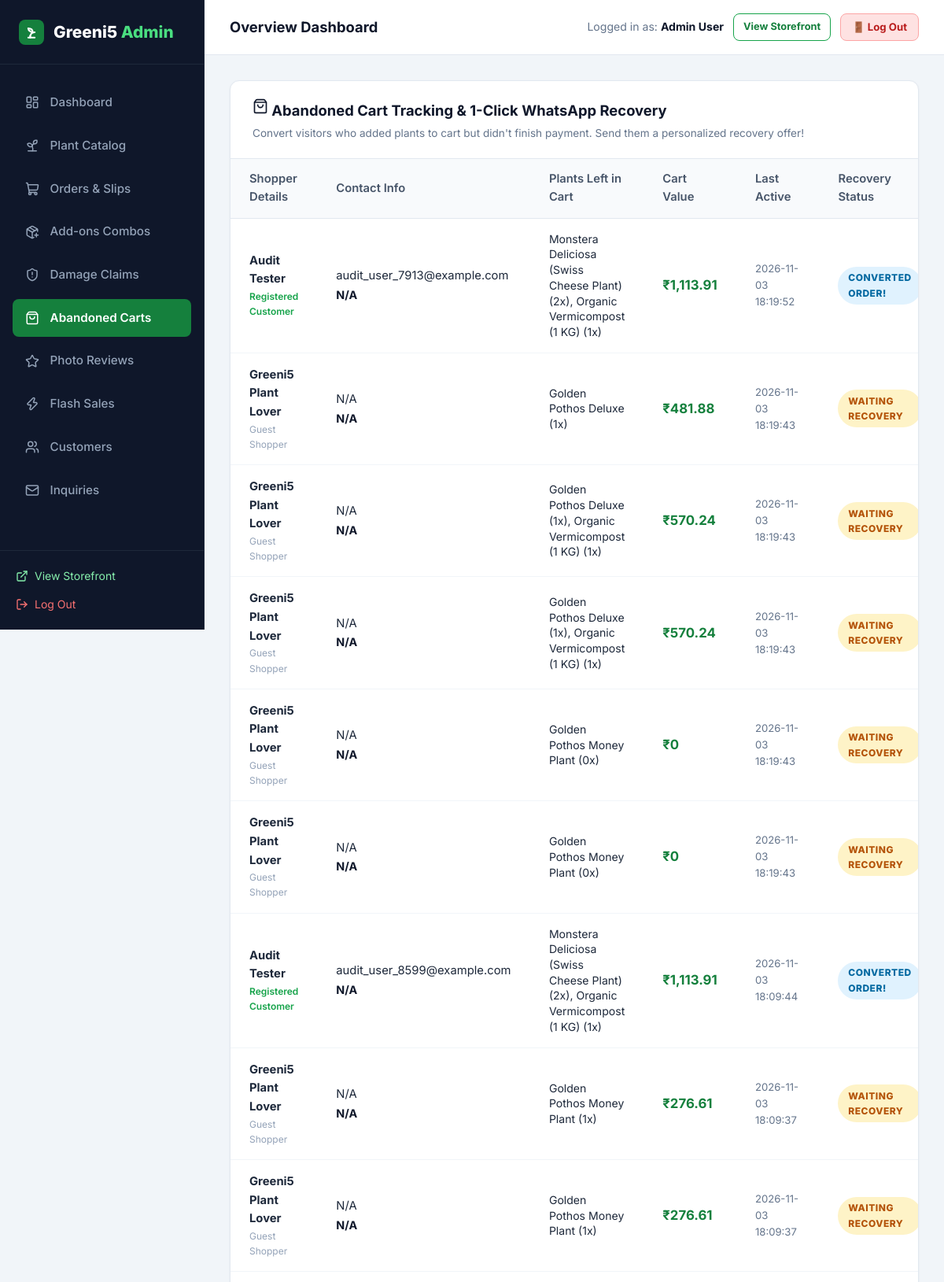
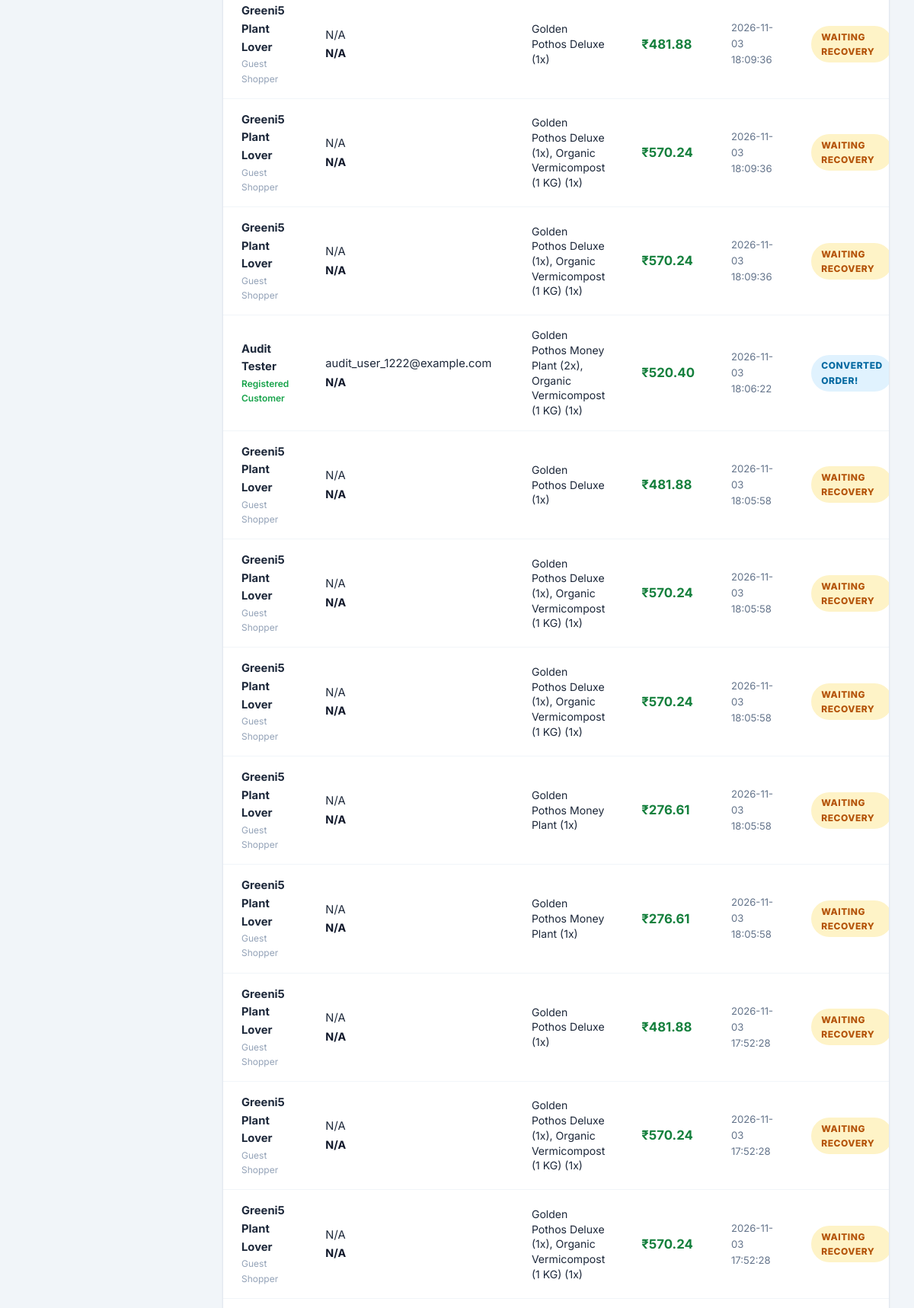
Screenshot of /admin/abandoned-carts (signed in, upper part) with the database file from the repository (2 pictures, top to bottom).
### tables this page shows
CREATE TABLE users (
    id INTEGER PRIMARY KEY AUTOINCREMENT,
    name TEXT NOT NULL,
    email TEXT UNIQUE NOT NULL,
    password_hash TEXT NOT NULL,
    role TEXT NOT NULL DEFAULT 'customer',
    phone TEXT,
    created_at TIMESTAMP DEFAULT CURRENT_TIMESTAMP
);

CREATE TABLE abandoned_carts (
        id INTEGER PRIMARY KEY AUTOINCREMENT,
        user_id INTEGER,
        customer_name TEXT,
        email TEXT,
        phone TEXT,
        cart_items_json TEXT NOT NULL,
        total_amount REAL NOT NULL,
        recovered INTEGER DEFAULT 0,
        created_at TIMESTAMP DEFAULT CURRENT_TIMESTAMP,
        updated_at TIMESTAMP DEFAULT CURRENT_TIMESTAMP,
        FOREIGN KEY (user_id) REFERENCES users(id) ON DELETE SET NULL
    );

### app.py (the view)
@app.route('/admin/abandoned-carts')
@admin_required
def admin_abandoned_carts():
    carts_raw = query_db('SELECT * FROM abandoned_carts ORDER BY updated_at DESC')
    carts = []
    for c in carts_raw:
        item_list = []
        try:
            items = json.loads(c['cart_items_json'])
            if isinstance(items, list):
                item_list = [f"{it.get('name', 'Plant')} ({it.get('qty', 1)}x)" for it in items]
            else:
                item_list = [str(c['cart_items_json'])]
        except Exception:
            item_list = [str(c['cart_items_json'])]
        carts.append({
            'id': c['id'],
            'user_id': c['user_id'],
            'customer_name': c['customer_name'],
            'email': c['email'],
            'phone': c['phone'],
            'items_summary': ", ".join(item_list),
            'total_amount': c['total_amount'],
            'recovered': c['recovered'],
            'updated_at': c['updated_at']
        })
    return render_template('admin/abandoned_carts.html', carts=carts)

### app.py (called while the page is built)
@app.after_request
def add_cache_control_headers(response):
    if response.content_type and 'text/html' in response.content_type:
        response.headers['Cache-Control'] = 'no-cache, no-store, must-revalidate, max-age=0'
        response.headers['Pragma'] = 'no-cache'
        response.headers['Expires'] = '0'
    return response

@app.template_filter('currency')
def currency_filter(amount):
    try:
        val = float(amount)
        return f"₹{val:,.2f}".rstrip('0').rstrip('.') if val % 1 == 0 else f"₹{val:,.2f}"
    except (ValueError, TypeError):
        return f"₹{amount}"

def admin_required(f):
    @wraps(f)
    def decorated_function(*args, **kwargs):
        if 'user_id' not in session:
            flash('Admin authentication required.', 'warning')
            return redirect(url_for('login', next=request.full_path.rstrip('?')))
        user = query_db('SELECT role FROM users WHERE id = ?', (session['user_id'],), one=True)
        if not user or user['role'] != 'admin':
            flash('Access denied. Administrator privileges required.', 'danger')
            return redirect(url_for('index'))
        return f(*args, **kwargs)
    return decorated_function

### database.py (called while the page is built)
def get_db():
    db = getattr(g, '_database', None)
    if db is None:
        db = g._database = sqlite3.connect(DATABASE)
        db.row_factory = sqlite3.Row
        db.execute('PRAGMA foreign_keys = ON;')
    return db

def query_db(query, args=(), one=False):
    cur = get_db().execute(query, args)
    rv = cur.fetchall()
    cur.close()
    return (rv[0] if rv else None) if one else rv

### templates/admin/abandoned_carts.html (shortened to what this page needs)
{% extends "admin/base_admin.html" %}
{% block admin_content %}
<div class="admin-card">
  <div class="admin-card-header" style="flex-wrap: wrap; gap: 1rem;">
    <div>
      <h3 class="admin-card-title"><i data-lucide="shopping-bag" style="width: 20px;"></i> Abandoned Cart Tracking & 1-Click WhatsApp Recovery</h3>
      <p style="font-size: 0.85rem; color: #64748b; margin-top: 4px;">Convert visitors who added plants to cart but didn't finish payment. Send them a personalized recovery offer!</p>
    </div>
  </div>
  <div class="table-responsive">
    <table class="admin-table">
      <thead>
        <tr>
          <th>Shopper Details</th>
          <th>Contact Info</th>
          <th>Plants Left in Cart</th>
          <th>Cart Value</th>
          <th>Last Active</th>
          <th>Recovery Status</th>
        </tr>
      </thead>
      <tbody>
        {% for cart in carts %}
        <tr>
          <td>
            <strong>{{ cart.customer_name or 'Greeni5 Plant Lover' }}</strong>
            {% if cart.user_id %}
              <div style="font-size: 0.75rem; color: #16a34a; font-weight: 600;">Registered Customer</div>
            {% else %}
              <div style="font-size: 0.75rem; color: #94a3b8;">Guest Shopper</div>
            {% endif %}
          </td>
          <td>
            <div>{{ cart.email or 'N/A' }}</div>
            <div style="font-weight: 700; color: #0f172a; font-size: 0.9rem;">{{ cart.phone or 'N/A' }}</div>
          </td>
          <td>
            <div style="font-size: 0.88rem; max-width: 250px; line-height: 1.4;">
              {{ cart.items_summary }}
            </div>
          </td>
          <td>
            <strong style="color: #15803d; font-size: 1.05rem;">{{ cart.total_amount | currency }}</strong>
          </td>
          <td style="font-size: 0.82rem; color: #64748b;">
            {{ cart.updated_at }}
          </td>
          <td>
            {% if cart.recovered %}
              <span class="badge badge-accepted">Converted Order!</span>
            {% else %}
              <span class="badge badge-pending">Waiting Recovery</span>
            {% endif %}
          </td>
        </tr>
        {% endfor %}
      </tbody>
    </table>
  </div>
</div>
{% endblock %}

### templates/admin/base_admin.html (shortened to what this page needs)
<!DOCTYPE html>
<html lang="en">
<head>
  <link rel="stylesheet" href="{{ url_for('static', filename='css/style.css') }}?v={{ asset_version }}">
  <link rel="stylesheet" href="{{ url_for('static', filename='css/admin.css') }}?v={{ asset_version }}">
</head>
<body>
<div class="admin-layout">
  <aside class="admin-sidebar">
    <div class="admin-brand">
      <div class="leaf-icon" style="width: 32px; height: 32px; background: #15803d; border-radius: 8px; display: flex; align-items: center; justify-content: center; color: white;">
        <svg width="20" height="20" viewBox="0 0 24 24" fill="none" stroke="#ffffff" stroke-width="2.4" stroke-linecap="round" stroke-linejoin="round">
          <path d="M7 20h10"/>
          <path d="M10 20c0-4.4 2-8 7-8"/>
          <path d="M14 12c-3.5 0-6.5-2.5-7-6 4 0 7 2 7 6Z" fill="rgba(255,255,255,0.25)"/>
          <path d="M10 20v-3"/>
        </svg>
      </div>
      <div>Greeni5 <span>Admin</span></div>
    </div>
    <ul class="admin-nav">
      <li>
        <a href="{{ url_for('admin_dashboard') }}" class="{{ 'active' if request.endpoint == 'admin_dashboard' else '' }}">
          <i data-lucide="layout-dashboard" style="width: 18px;"></i> Dashboard
        </a>
      </li>
      <li>
        <a href="{{ url_for('admin_plants') }}" class="{{ 'active' if request.endpoint in ['admin_plants', 'admin_plant_add', 'admin_plant_edit'] else '' }}">
          <i data-lucide="sprout" style="width: 18px;"></i> Plant Catalog
        </a>
      </li>
      <li>
        <a href="{{ url_for('admin_orders') }}" class="{{ 'active' if request.endpoint == 'admin_orders' else '' }}">
          <i data-lucide="shopping-cart" style="width: 18px;"></i> Orders & Slips
        </a>
      </li>
      <li>
        <a href="{{ url_for('admin_addons') }}" class="{{ 'active' if request.endpoint == 'admin_addons' else '' }}">
          <i data-lucide="package-plus" style="width: 18px;"></i> Add-ons Combos
        </a>
      </li>
      <li>
        <a href="{{ url_for('admin_replacements') }}" class="{{ 'active' if request.endpoint == 'admin_replacements' else '' }}">
          <i data-lucide="shield-alert" style="width: 18px;"></i> Damage Claims
        </a>
      </li>
      <li>
        <a href="{{ url_for('admin_abandoned_carts') }}" class="{{ 'active' if request.endpoint == 'admin_abandoned_carts' else '' }}">
          <i data-lucide="shopping-bag" style="width: 18px;"></i> Abandoned Carts
        </a>
      </li>
      <li>
        <a href="{{ url_for('admin_reviews') }}" class="{{ 'active' if request.endpoint == 'admin_reviews' else '' }}">
          <i data-lucide="star" style="width: 18px;"></i> Photo Reviews
        </a>
      </li>
      <li>
        <a href="{{ url_for('admin_promotions') }}" class="{{ 'active' if request.endpoint == 'admin_promotions' else '' }}">
          <i data-lucide="zap" style="width: 18px;"></i> Flash Sales
        </a>
      </li>
      <li>
        <a href="{{ url_for('admin_customers') }}" class="{{ 'active' if request.endpoint == 'admin_customers' else '' }}">
          <i data-lucide="users" style="width: 18px;"></i> Customers
        </a>
      </li>
      <li>
        <a href="{{ url_for('admin_messages') }}" class="{{ 'active' if request.endpoint == 'admin_messages' else '' }}">
          <i data-lucide="mail" style="width: 18px;"></i> Inquiries
        </a>
      </li>
    </ul>
    <div class="admin-sidebar-footer">
      <a href="{{ url_for('index') }}" style="display: flex; align-items: center; gap: 0.5rem; color: #86efac; font-size: 0.875rem; margin-bottom: 0.75rem;">
        <i data-lucide="external-link" style="width: 16px;"></i> View Storefront
      </a>
      <a href="{{ url_for('logout') }}" style="display: flex; align-items: center; gap: 0.5rem; color: #f87171; font-size: 0.875rem;">
        <i data-lucide="log-out" style="width: 16px;"></i> Log Out
      </a>
    </div>
  </aside>
  <div class="admin-main">
    <header class="admin-topbar">
      <div style="font-weight: 700; font-size: 1.15rem; color: #0f172a;">
        {% block page_title %}Overview Dashboard{% endblock %}
      </div>
      <div style="display: flex; align-items: center; gap: 0.75rem;">
        <span style="font-size: 0.88rem; color: #64748b;">Logged in as: <strong style="color: #0f172a;">{{ current_user.name }}</strong></span>
        <a href="{{ url_for('index') }}" class="btn btn-outline btn-sm" style="font-size: 0.8rem; padding: 6px 12px; border-radius: 8px;">
          View Storefront
        </a>
        <a href="{{ url_for('logout') }}" class="btn btn-sm" style="background: #fee2e2; color: #b91c1c; border: 1.5px solid #fca5a5; font-size: 0.825rem; padding: 6px 14px; border-radius: 8px; font-weight: 700; text-decoration: none;">
          🚪 Log Out
        </a>
      </div>
    </header>
    <main class="admin-content">
      {% block admin_content %}{% endblock %}
    </main>
  </div>
</div>
</body>
</html>

### static/css/style.css (style rules this page uses)
:root { --primary: #16a34a; --primary-hover: #15803d; --primary-glow: rgba(34, 197, 94, 0.4); --primary-light: rgba(220, 252, 231, 0.7); --primary-border: rgba(187, 247, 208, 0.8); --accent: #f59e0b; --text-main: #0e331c; --text-muted: #3d5e49; --text-light: #73947f; --glass-bg: rgba(255, 255, 255, 0.75); --glass-bg-hover: rgba(255, 255, 255, 0.9); --glass-bg-subtle: rgba(240, 253, 244, 0.65); --glass-border: rgba(255, 255, 255, 0.85); --glass-border-green: rgba(134, 239, 172, 0.5); --glass-shadow: 0 10px 30px 0 rgba(22, 101, 52, 0.07), inset 0 1px 1px 0 rgba(255, 255, 255, 0.9); --glass-shadow-hover: 0 18px 40px 0 rgba(22, 163, 74, 0.16), inset 0 1px 2px 0 rgba(255, 255, 255, 1); --glass-blur: blur(16px); --radius-sm: 10px; --radius: 16px; --radius-lg: 24px; --radius-full: 9999px; --transition: all 0.3s cubic-bezier(0.16, 1, 0.3, 1); }
*, *::before, *::after { box-sizing: border-box; margin: 0; padding: 0; }
body { font-family: 'Inter', system-ui, -apple-system, BlinkMacSystemFont, "Segoe UI", Roboto, sans-serif; background-color: #f1fbf4; background-image: radial-gradient(at 0% 0%, rgba(187, 247, 208, 0.45) 0px, transparent 50%), radial-gradient(at 100% 0%, rgba(220, 252, 231, 0.5) 0px, transparent 50%), radial-gradient(at 50% 50%, rgba(240, 253, 244, 0.6) 0px, transparent 60%), radial-gradient(at 100% 100%, rgba(187, 247, 208, 0.4) 0px, transparent 50%); background-attachment: fixed; color: var(--text-main); line-height: 1.6; min-height: 100vh; display: flex; flex-direction: column; }
a { color: inherit; text-decoration: none; transition: var(--transition); }
.btn { display: inline-flex; align-items: center; justify-content: center; gap: 0.5rem; padding: 0.72rem 1.6rem; border-radius: var(--radius-full); font-weight: 700; font-size: 0.95rem; border: 1px solid transparent; cursor: pointer; position: relative; overflow: hidden; transition: var(--transition); }
.btn-outline { background: rgba(255, 255, 255, 0.7); backdrop-filter: blur(8px); border: 1.5px solid var(--primary); color: #15803d; box-shadow: var(--shadow-sm); }
.btn-sm { padding: 0.45rem 1.05rem; font-size: 0.85rem; }
.badge { display: inline-flex; align-items: center; gap: 0.25rem; padding: 0.3rem 0.8rem; border-radius: var(--radius-full); font-size: 0.75rem; font-weight: 800; text-transform: uppercase; letter-spacing: 0.5px; backdrop-filter: blur(8px); }
.badge-pending { background: #fef3c7; color: #b45309; }
.badge-accepted { background: #e0f2fe; color: #0369a1; }

### rows the page displays
users: name "Admin User"
abandoned_carts: customer_name "Audit Tester", shows "Registered Customer", email "audit_user_7913@example.com", phone "N/A", items_summary "Monstera Deliciosa (Swiss Cheese Plant) (2x), Organic Vermicompost (1 KG) (1x)", total_amount "₹1,113.91", updated_at "2026-11-03 18:19:52", recovered "CONVERTED ORDER!"
abandoned_carts: customer_name "Greeni5 Plant Lover", shows "Guest Shopper", email "N/A", phone "N/A", items_summary "Golden Pothos Deluxe (1x)", total_amount "₹481.88", updated_at "2026-11-03 18:19:43", recovered "WAITING RECOVERY"
abandoned_carts: customer_name "Greeni5 Plant Lover", shows "Guest Shopper", email "N/A", phone "N/A", items_summary "Golden Pothos Deluxe (1x), Organic Vermicompost (1 KG) (1x)", total_amount "₹570.24", updated_at "2026-11-03 18:19:43", recovered "WAITING RECOVERY"
abandoned_carts: customer_name "Greeni5 Plant Lover", shows "Guest Shopper", email "N/A", phone "N/A", items_summary "Golden Pothos Deluxe (1x), Organic Vermicompost (1 KG) (1x)", total_amount "₹570.24", updated_at "2026-11-03 18:19:43", recovered "WAITING RECOVERY"
abandoned_carts: customer_name "Greeni5 Plant Lover", shows "Guest Shopper", email "N/A", phone "N/A", items_summary "Golden Pothos Money Plant (0x)", total_amount "₹0", updated_at "2026-11-03 18:19:43", recovered "WAITING RECOVERY"
abandoned_carts: customer_name "Greeni5 Plant Lover", shows "Guest Shopper", email "N/A", phone "N/A", items_summary "Golden Pothos Money Plant (0x)", total_amount "₹0", updated_at "2026-11-03 18:19:43", recovered "WAITING RECOVERY"
abandoned_carts: customer_name "Audit Tester", shows "Registered Customer", email "audit_user_8599@example.com", phone "N/A", items_summary "Monstera Deliciosa (Swiss Cheese Plant) (2x), Organic Vermicompost (1 KG) (1x)", total_amount "₹1,113.91", updated_at "2026-11-03 18:09:44", recovered "CONVERTED ORDER!"
abandoned_carts: customer_name "Greeni5 Plant Lover", shows "Guest Shopper", email "N/A", phone "N/A", items_summary "Golden Pothos Money Plant (1x)", total_amount "₹276.61", updated_at "2026-11-03 18:09:37", recovered "WAITING RECOVERY"
abandoned_carts: customer_name "Greeni5 Plant Lover", shows "Guest Shopper", email "N/A", phone "N/A", items_summary "Golden Pothos Money Plant (1x)", total_amount "₹276.61", updated_at "2026-11-03 18:09:37", recovered "WAITING RECOVERY"
abandoned_carts: customer_name "Greeni5 Plant Lover", shows "Guest Shopper", email "N/A", phone "N/A", items_summary "Golden Pothos Deluxe (1x)", total_amount "₹481.88", updated_at "2026-11-03 18:09:36", recovered "WAITING RECOVERY"
abandoned_carts: customer_name "Greeni5 Plant Lover", shows "Guest Shopper", email "N/A", phone "N/A", items_summary "Golden Pothos Deluxe (1x), Organic Vermicompost (1 KG) (1x)", total_amount "₹570.24", updated_at "2026-11-03 18:09:36", recovered "WAITING RECOVERY"
abandoned_carts: customer_name "Greeni5 Plant Lover", shows "Guest Shopper", email "N/A", phone "N/A", items_summary "Golden Pothos Deluxe (1x), Organic Vermicompost (1 KG) (1x)", total_amount "₹570.24", updated_at "2026-11-03 18:09:36", recovered "WAITING RECOVERY"
abandoned_carts: customer_name "Audit Tester", shows "Registered Customer", email "audit_user_1222@example.com", phone "N/A", items_summary "Golden Pothos Money Plant (2x), Organic Vermicompost (1 KG) (1x)", total_amount "₹520.40", updated_at "2026-11-03 18:06:22", recovered "CONVERTED ORDER!"
abandoned_carts: customer_name "Greeni5 Plant Lover", shows "Guest Shopper", email "N/A", phone "N/A", items_summary "Golden Pothos Deluxe (1x)", total_amount "₹481.88", updated_at "2026-11-03 18:05:58", recovered "WAITING RECOVERY"
abandoned_carts: customer_name "Greeni5 Plant Lover", shows "Guest Shopper", email "N/A", phone "N/A", items_summary "Golden Pothos Deluxe (1x), Organic Vermicompost (1 KG) (1x)", total_amount "₹570.24", updated_at "2026-11-03 18:05:58", recovered "WAITING RECOVERY"
abandoned_carts: customer_name "Greeni5 Plant Lover", shows "Guest Shopper", email "N/A", phone "N/A", items_summary "Golden Pothos Deluxe (1x), Organic Vermicompost (1 KG) (1x)", total_amount "₹570.24", updated_at "2026-11-03 18:05:58", recovered "WAITING RECOVERY"
abandoned_carts: customer_name "Greeni5 Plant Lover", shows "Guest Shopper", email "N/A", phone "N/A", items_summary "Golden Pothos Money Plant (1x)", total_amount "₹276.61", updated_at "2026-11-03 18:05:58", recovered "WAITING RECOVERY"
abandoned_carts: customer_name "Greeni5 Plant Lover", shows "Guest Shopper", email "N/A", phone "N/A", items_summary "Golden Pothos Money Plant (1x)", total_amount "₹276.61", updated_at "2026-11-03 18:05:58", recovered "WAITING RECOVERY"
abandoned_carts: customer_name "Greeni5 Plant Lover", shows "Guest Shopper", email "N/A", phone "N/A", items_summary "Golden Pothos Deluxe (1x)", total_amount "₹481.88", updated_at "2026-11-03 17:52:28", recovered "WAITING RECOVERY"
abandoned_carts: customer_name "Greeni5 Plant Lover", shows "Guest Shopper", email "N/A", phone "N/A", items_summary "Golden Pothos Deluxe (1x), Organic Vermicompost (1 KG) (1x)", total_amount "₹570.24", updated_at "2026-11-03 17:52:28", recovered "WAITING RECOVERY"
abandoned_carts: customer_name "Greeni5 Plant Lover", shows "Guest Shopper", email "N/A", phone "N/A", items_summary "Golden Pothos Deluxe (1x), Organic Vermicompost (1 KG) (1x)", total_amount "₹570.24", updated_at "2026-11-03 17:52:28", recovered "WAITING RECOVERY"
